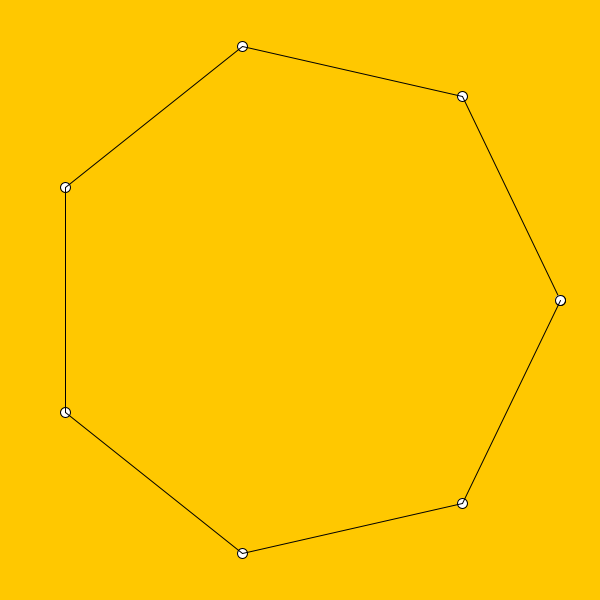
Frame 1 (no input)
Frame 60 (the mouse pressed at the canvas centre just before this capture): identical to frame 1, image omitted
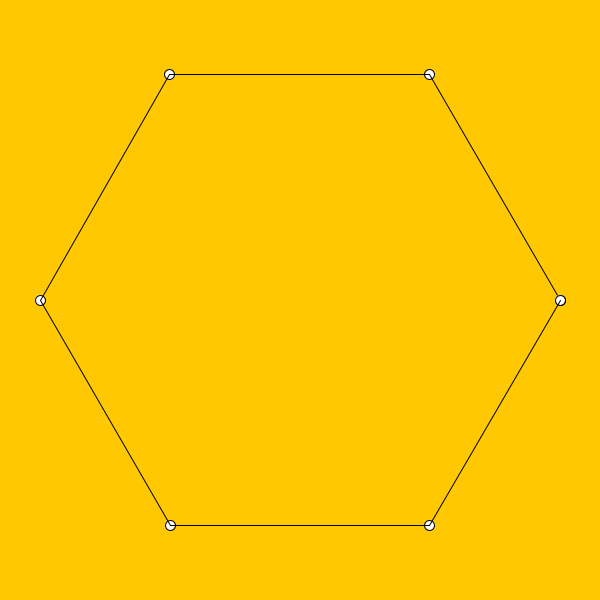
Frame 120 (the mouse held since frame 60 and released just before this capture)

The Processing sketch that drew these frames (run headless with seeded random() and noise(); from frame 60 on, the mouse is pressed at the canvas centre):

// Processing sketch: completepoly
// ── completepoly.pde
int n = 7;

void setup() {
  size(600,600); 
}

void mousePressed() {
  if (mouseButton == LEFT)
    n++;
  else
    n--;
}

void draw() {
  background(255,200,0);
  translate(width/2, height/2);
  scale(1,-1);
  final float r = 260;
  final float dt = 2*PI/n;
  float lastx = r, lasty = 0; 
  for (float t = 0; t < 2*PI; t += dt) {
    float x = r*cos(t), y = r*sin(t);
    circle(x,y,10);
    //float x2 = r*cos(t+dt), y2 = r*sin(t+dt);
    line(lastx, lasty, x, y);
    lastx = x;
    lasty = y;
    //HW: connect every  point to every other point
    //for () {
      
    //}
  }
}
